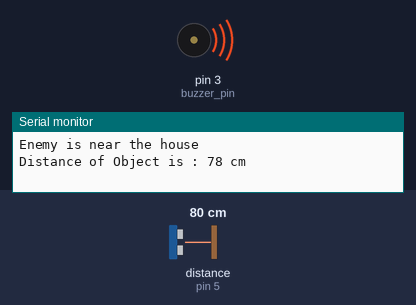
Recording of a sketch running on a simulated Arduino Uno, built with avr-gcc and run on an emulated ATmega328P. Parts: buzzer (waves = sounding, pin HIGH), the last lines printed to the serial monitor. Wiring (inferred from the names in the program): ultrasonic range finder: trigger pin 4; echo pin 5. The test bench sets the inputs (shaded band); at power-on: distance to the obstacle (sensor on pin 5) 80 cm. The echo pulse lasts 58.3 µs per cm; pins used as bus, display or sensor lines are not drawn.

Above: at 0.1 s.
At 2.1 s:
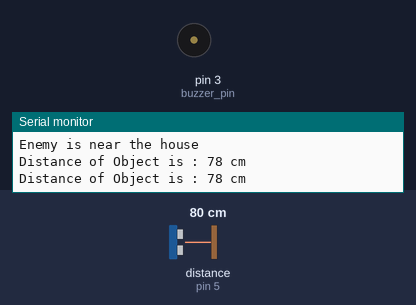
Timing chart, 0 to 3.6 s (numbered marks = the images above):
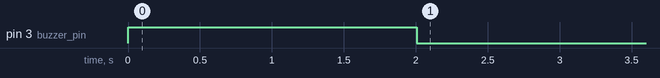

The sketch:

ultrasonic_with_buzzer.ino
```cpp
 #define trig_pin 4 // define pin connect 4 in arduino
#define echo_pin 5 // coonect in 5
#define buzzer_pin 3 // buzzer pin connect in 3
long duration;
int distance;
void setup() {
  Serial.begin(9600);
  pinMode(trig_pin, OUTPUT);
  pinMode(echo_pin, INPUT);
  pinMode(buzzer_pin, OUTPUT);
}

void loop() {
 if(distance<=20){
digitalWrite(buzzer_pin, HIGH);
Serial.println("Enemy is near the house");
  }
  else{
 digitalWrite(buzzer_pin, LOW);
  }
 // digitalWrite(buzzer_pin, HIGH);


  digitalWrite(trig_pin, LOW);
  delayMicroseconds(2);
  digitalWrite(trig_pin, HIGH);
  delayMicroseconds(10);
  digitalWrite(trig_pin, LOW);

   duration = pulseIn(echo_pin,HIGH);
   distance = duration*0.034/2;
   Serial.print("Distance of Object is : ");
   Serial.print(distance );
  Serial.println(" cm");
  delay(2000);
}
```

Measured:
- by itself, pin 3 (buzzer_pin): LOW → HIGH at 0.00 s, → LOW 2.0 s later
